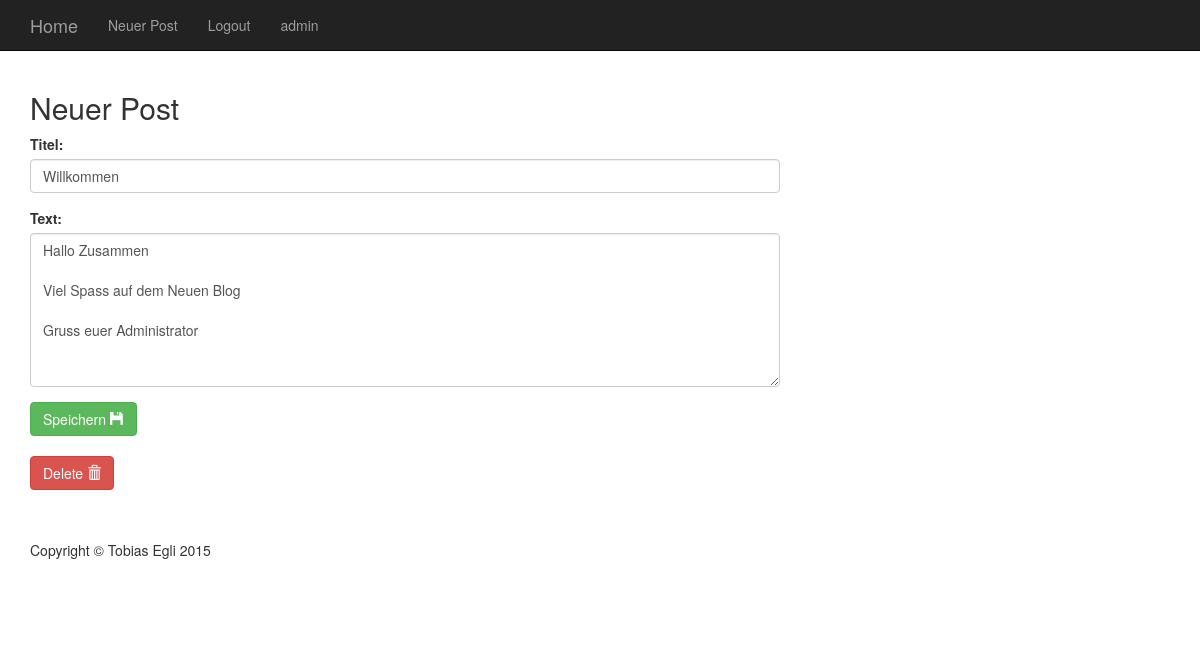
Screenshot of /index.php?page=editPost&id=3 (signed in) with the database file from the repository.
### tables this page shows
CREATE TABLE "Post" ("id" INTEGER PRIMARY KEY  NOT NULL , "userid" INTEGER NOT NULL , "titel" VARCHAR, "text" TEXT NOT NULL , "date" DATETIME);

### controller/PostController.php (called while the page is built, shortened)
<?php
require_once(dirname(__DIR__) . "../model/database.php");
class PostController
{
    private static $database;
    public function __construct()
    {
        self::$database = new Database();
    }
    function searchById($id)
    {
        $query = "SELECT p.id as postid,  u.id as userid, p.titel, p.text, p.date, u.name, u.vorname FROM Post AS p JOIN User AS u WHERE p.userid = u.id AND p.id LIKE " . $id;
        return self::$database->showOne($query);
    }
}

### model/database.php (called while the page is built, shortened)
<?php
class Database
{
    private static $database;
    function __construct()
    {
        self::$database = new SQLite3(__DIR__ . "/blog.sqlite");
    }
    function showOne($query)
    {
        $results = self::$database->query($query);
        return $results->fetchArray();
    }
}

### view/editpost.php (the view)
<?php
include(dirname(__DIR__) . "../controller/PostController.php");
$PostController = new PostController();
$result = $PostController->searchById($_GET['id']);
?>
<div class="container">
    <div class="row">
        <div class="col-md-8">
            <h2>Neuer Post</h2>
            <form role="form" method="post" action="controller/PostController.php">
                <div class="form-group">
                    <label for="email">Titel:</label>
                    <input name="titel" type="text" class="form-control" id="titel" placeholder="Titel"
                           value="<?php echo $result['titel'] ?>" required>
                </div>
                <div class="form-group">
                    <label for="pwd">Text:</label>
                    <textarea name="text" class="form-control" rows="7" id="text" placeholder="Text"
                              required><?php echo $result['text'] ?>
                    </textarea>
                </div>
                <button type="submit" name="editPost" value="<?php echo $_GET['id'] ?>" class="btn btn-success">
                    Speichern <span class="glyphicon glyphicon-floppy-disk"></span>
                </button>
            </form>
            <br>
            <a class="btn btn-danger" href="controller/PostController.php?deletePost=<?php echo $_GET['id'] ?>">
                Delete <span class="glyphicon glyphicon-trash"></span>
            </a>
        </div>
    </div>
</div>

### css/blog-home.css (style rules this page uses)
body { padding-top: 70px; }
footer { margin: 50px 0; }

### rows the page displays
post: titel "Willkommen", text "Hallo Zusammen Viel Spass auf dem Neuen Blog Gruss euer Administrator"
